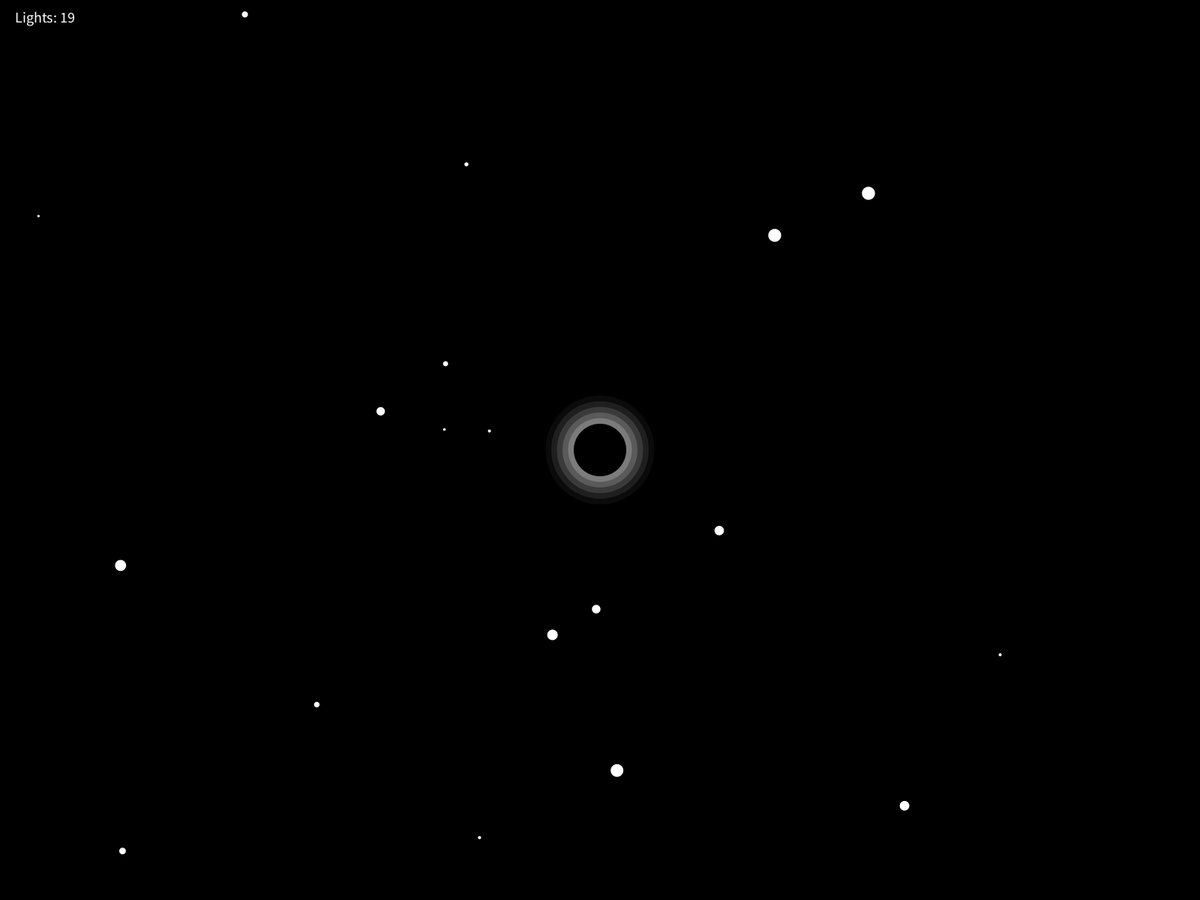
Frame 1 (no input)
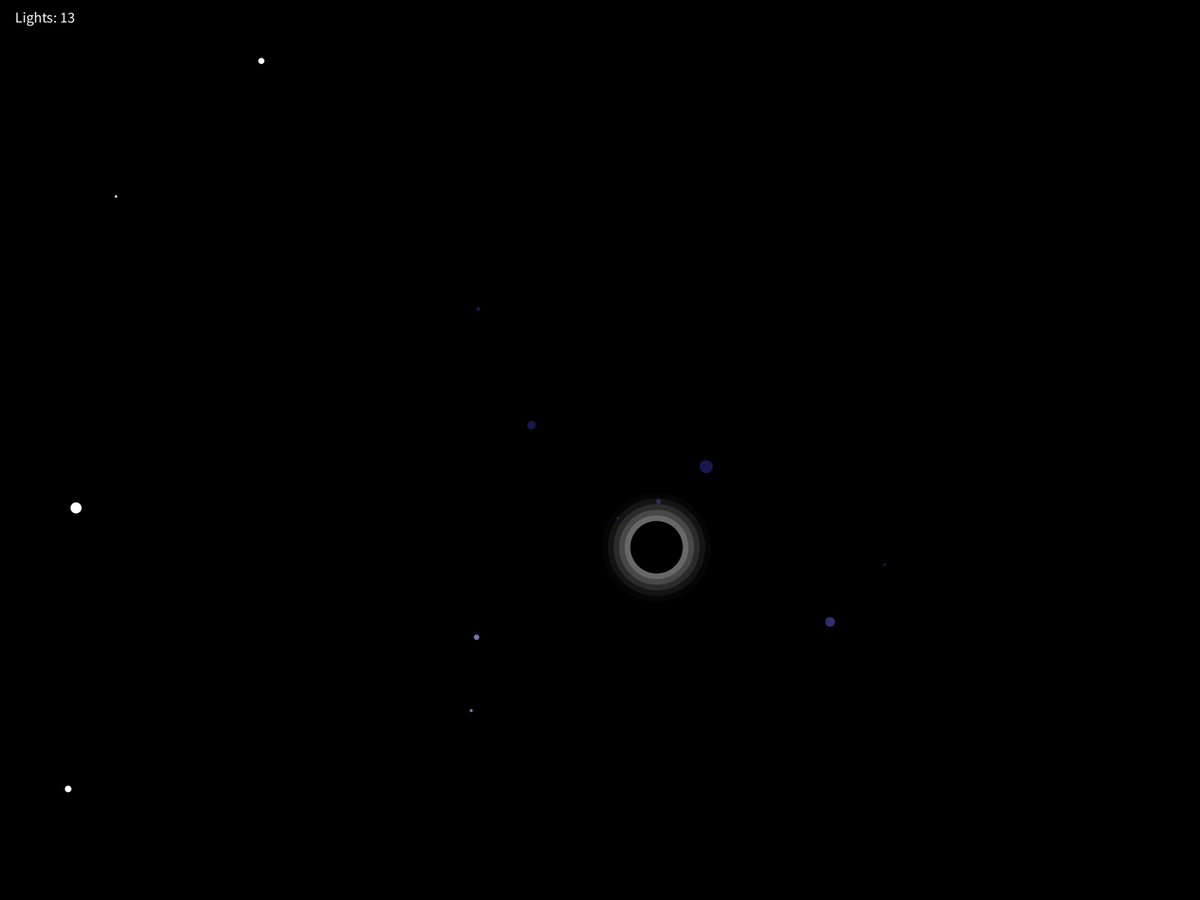
Frame 60 (the mouse pressed at the canvas centre just before this capture)
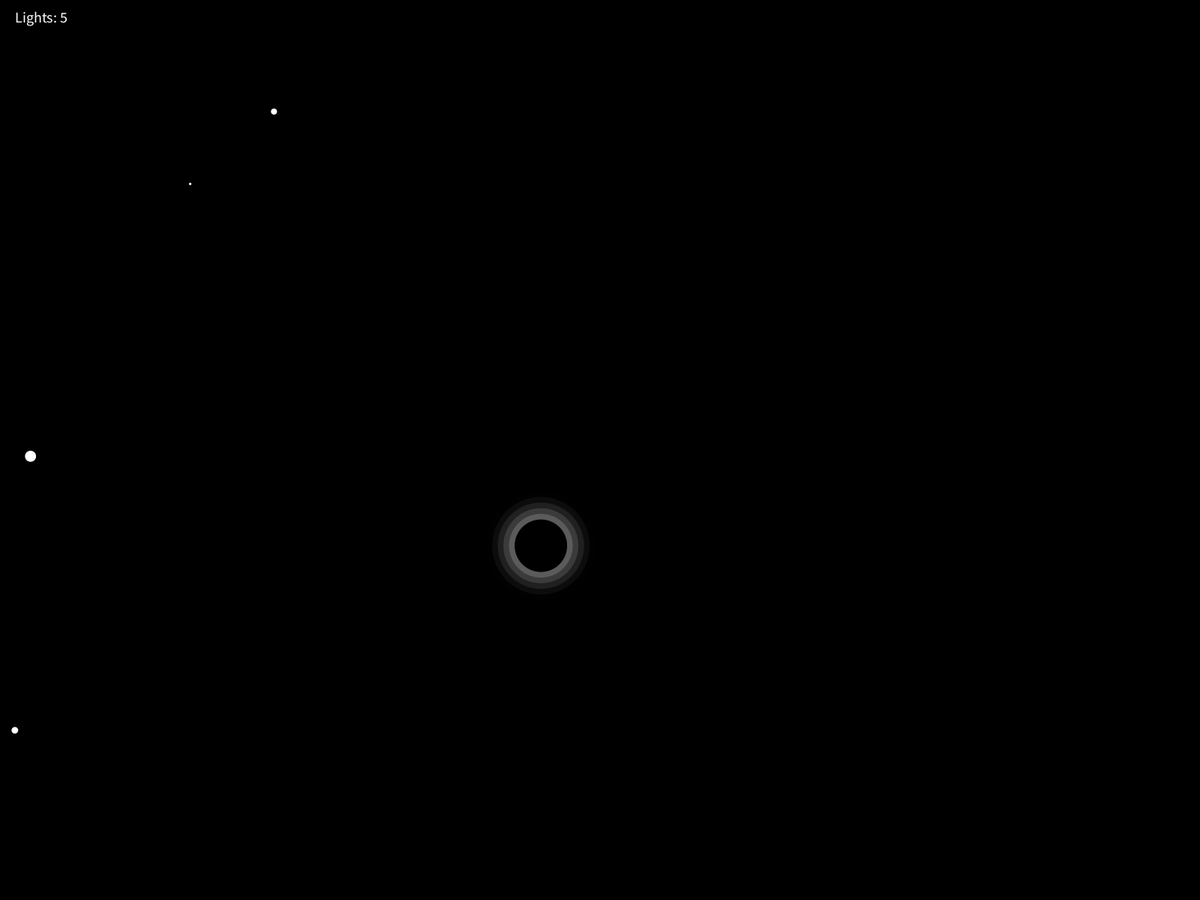
Frame 120 (the mouse held since frame 60 and released just before this capture)

The Processing sketch that drew these frames (run headless with seeded random() and noise(); from frame 60 on, the mouse is pressed at the canvas centre):

// Processing sketch: mid_project1
// ── mid_project1.pde
import java.util.ArrayList;

ArrayList<Light> lights; // 빛 리스트
BlackHole blackHole; // 블랙홀
boolean isDragging = false; // 드래그 상태 추적

void setup() {
  fullScreen(); // 전체화면 실행 
  lights = new ArrayList<Light>();
  
  // 빛 여러 개 생성
  spawnLights();
  blackHole = new BlackHole(width / 2, height / 2);
}

void draw() {
  background(0); // 우주 배경
  
  // ArrayList 크기 화면 좌측 상단에 표시하도록 설정 
  fill(255);
  textSize(20);
  text("Lights: " + lights.size(), 20, 30);
  
  // (AI 생성) 빛 처리 방법 요청   
  for (int i = lights.size() - 1; i >= 0; i--) {
    Light l = lights.get(i); // lights 리스트에서 i번째 빛 객체를 가져와 변수 l에 저장함 
    l.move(); // 빛의 위치를 이동시키고 블랙홀을 향해 조금씩 끌어당김
    l.display();  // 빛을 화면에 표시
    
    if (l.isOutOfScreen()) {
      lights.remove(i); // 빛을 리스트에서 제거
      continue; // 계속해서 다음 빛으로 넘어감
    }
    
    if (blackHole.attracts(l)) {
      l.pullTowards(blackHole.x, blackHole.y, blackHole.getAttractionForce(l));// 빛을 블랙홀로 끌어당기기
      
      if (blackHole.absorbs(l)) {
        lights.remove(i); // 빛을 리스트에서 제거
      }
    }
  }
  
  if (lights.isEmpty()) {
    spawnLights();
    blackHole.setPosition(width / 2, height / 2);
  }
  
  blackHole.display();
}

void mousePressed() {
  isDragging = true;
  lights.add(new Light(mouseX, mouseY));
}

void mouseDragged() {
  if (isDragging) {
    lights.add(new Light(mouseX, mouseY));
  }
}

void mouseReleased() {
  isDragging = false;
}

// 빛 생성 개수  
void spawnLights() {
  int numLights = int(width * height * 0.00001);
  for (int i = 0; i < numLights; i++) {
    lights.add(new Light(random(width), random(height)));
  }
}

// ── blackhole.pde
class BlackHole {
  float x, y;
  float size = 70; // 블랙홀 크기 
  float attractionRange = 500; // 빛을 끌어당기는 범위
  float angle = 0; // 블랙홀의 움직임을 위한 각도
  
  // 블랙홀의 위치를 설정 
  BlackHole(float x, float y) {
    this.x = x;
    this.y = y;
  }
  
  void setPosition(float x, float y) {
    this.x = x;
    this.y = y;
  }
  
  // (AI 생성) 블랙홀과 빛의 끌어당김의 정도와 흡수가 가능한지 판단하기 위한 함수를 요청 
  // 블랙홀과 빛의 거리가 attractionRange보다 작은지 확인
  boolean attracts(Light l) {
    return dist(x, y, l.x, l.y) < attractionRange;
  }
  
  float getAttractionForce(Light l) {
    float d = dist(x, y, l.x, l.y);
    return max(2, map(d, 0, attractionRange, 8, 2));
  }
  
  boolean absorbs(Light l) {
    return dist(x, y, l.x, l.y) < size / 2 + l.size / 2;
  }
  
  void display() {
    // (AI 생성) 블랙홀의 지글지글한 빛나는 효과 내는 법을 요청함 
    float sparkleSize = sin(frameCount * 0.1) * 15 + 10; // 지글지글한 크기 변화
    for (int i = 5; i > 0; i--) {
      fill(255, 255, 255, 50 - i * 10 + sparkleSize); // 불투명도 변화
      ellipse(x, y, size + i * 15, size + i * 15);
    }
    
    // 블랙홀 본체
    fill(0);
    ellipse(x, y, size, size);
    
    // 블랙홀의 원 운동 움직임 
    x = width / 2 + cos(angle) * 150; // 원형 경로를 따라 움직임
    y = height / 2 + sin(angle) * 150;
    angle += 0.018; // 움직임 속도
  }
}

// ── light.pde
// 빛 클래스
class Light {
  float x, y;
  float size = random(3, 18); // 빛 크기
  float speedX, speedY;
  float slowAttractionForce = 0.8; // 끌림의 힘 
  int brightness = 255; // 빛의 밝기
  
  // 새로운 빛 객체를 생성 
  Light(float x, float y) {
    this.x = x;
    this.y = y;
    speedX = random(-2, 2);
    speedY = random(-2, 2);
  }
  
  void move() {
    x += speedX;
    y += speedY;
    
    // (AI 생성) 블랙홀을 향해 끌리도록 요청함 
    float angle = atan2(blackHole.y - y, blackHole.x - x);
    x += cos(angle) * slowAttractionForce;
    y += sin(angle) * slowAttractionForce;
    
    // 화면 경계에서 반사
    if (x < 0 || x > width) speedX *= -1;
    if (y < 0 || y > height) speedY *= -1;
  }
  // (AI 생성) 블랙홀에 가까워질수록 빛이 희미해지도록 요청함 
  void pullTowards(float targetX, float targetY, float force) {
    float angle = atan2(targetY - y, targetX - x);
    x += cos(angle) * force;
    y += sin(angle) * force;
    brightness = max(0, brightness - 3);
  }
  
  void display() {
    fill(brightness, brightness, 255, brightness); // 푸른빛 효과
    noStroke();
    ellipse(x, y, size, size);
  }
  
  // 빛이 화면 밖으로 나갔는지 확인하는 함수 
  boolean isOutOfScreen() {
    return x < -size || x > width + size || y < -size || y > height + size;
  }
}
